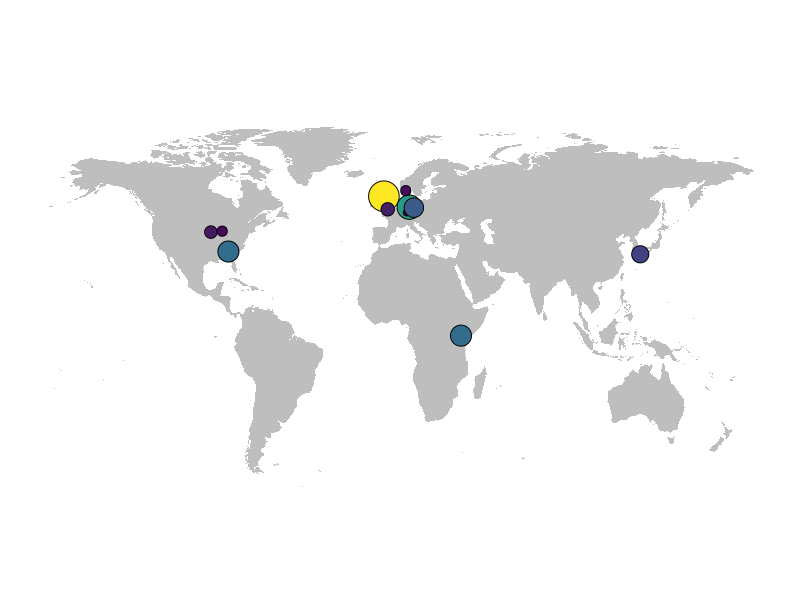
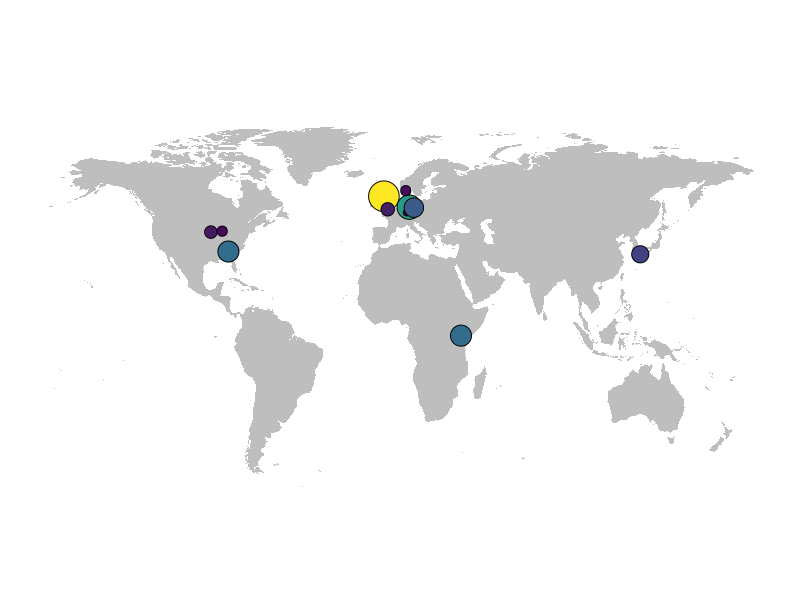

Source code (R) for these figures, in order:
## ---- chunk 1
library(tidyverse)
library(cowplot)
library(maps)
## ---- chunk 2
data <- read_csv("../data/data.csv")
labs <- read_csv("../data/site_coordinates.csv")
## ---- chunk 3
df <- data %>% 
  group_by(site) %>% 
  summarise(N = sum(n), M = mean(n), Mdn = median(n)) %>% 
  full_join(labs)

world <- map("world", plot = FALSE, fill = TRUE) %>% fortify()
## ---- chunk 4
ggplot(df, aes(x = long, y = lat)) +
  geom_polygon(data = world, aes(group = group), fill = "grey") +
  geom_point(aes(size = N, fill = N), shape = 21) +
  coord_fixed(1.3, ylim = c(-55, 83.59961)) +
  scale_size(range = c(2, 10)) +
  scale_fill_viridis_c() +
  theme_map() +
  guides(size = "none", fill = "none")
## ---- chunk 5
ggsave('../graphs/sites.png', width = 8, height = 4, scale = 2)
